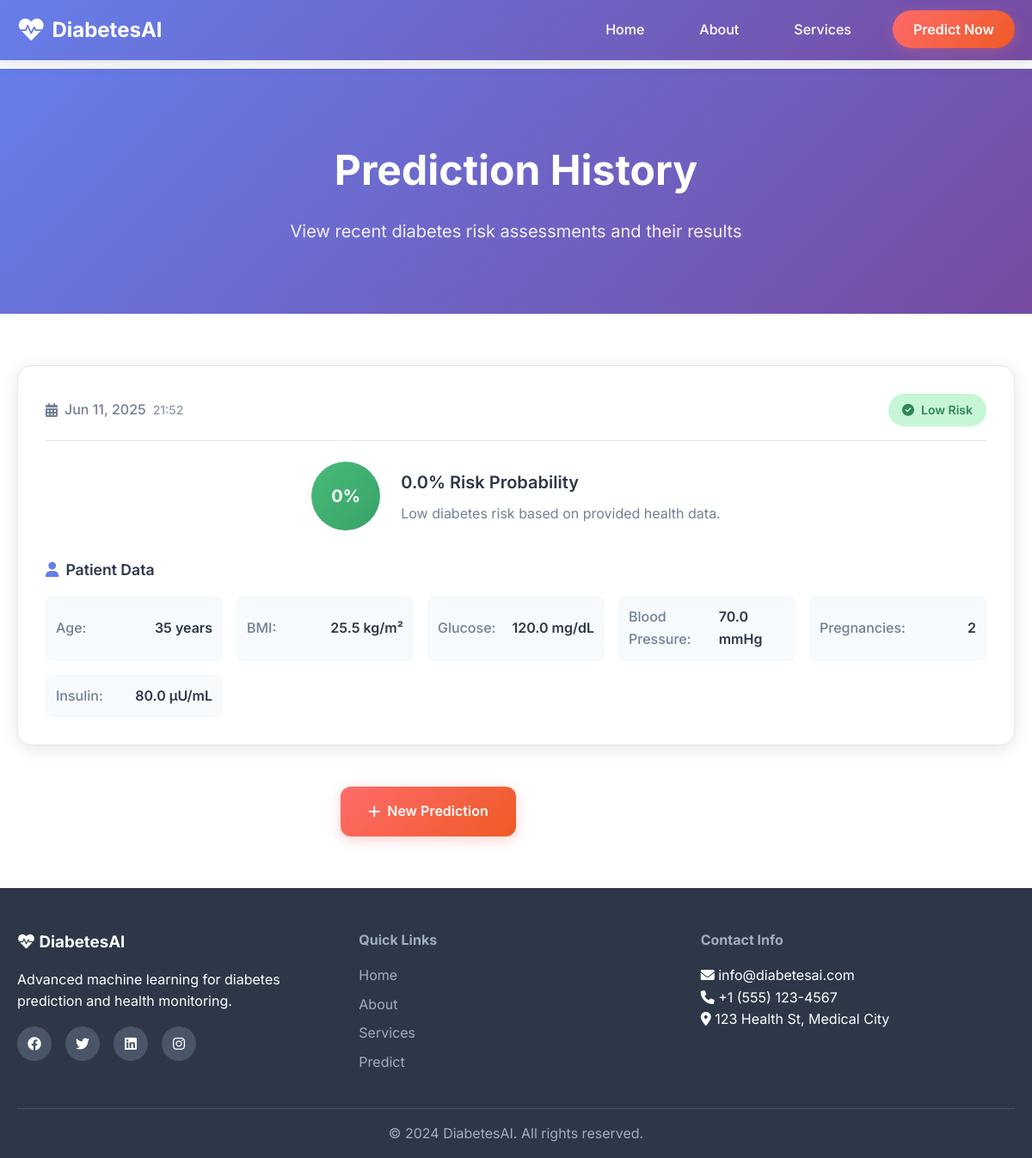
The page /history/ on the database its author committed.
### predictor/models.py (models this page shows, shortened)
class PredictionResult(models.Model):
    patient_data = models.OneToOneField(PatientData, on_delete=models.CASCADE)
    prediction = models.BooleanField(help_text="Diabetes prediction (True = Diabetic, False = Non-diabetic)")
    probability = models.FloatField(help_text="Probability of being diabetic")
    created_at = models.DateTimeField(auto_now_add=True)

class PatientData(models.Model):
    user = models.ForeignKey(User, on_delete=models.CASCADE, null=True, blank=True)
    pregnancies = models.IntegerField(help_text="Number of pregnancies")
    glucose = models.FloatField(help_text="Plasma glucose concentration")
    blood_pressure = models.FloatField(help_text="Diastolic blood pressure (mm Hg)")
    skin_thickness = models.FloatField(help_text="Triceps skin fold thickness (mm)")
    insulin = models.FloatField(help_text="2-Hour serum insulin (mu U/ml)")
    bmi = models.FloatField(help_text="Body mass index (weight in kg/(height in m)^2)")
    diabetes_pedigree = models.FloatField(help_text="Diabetes pedigree function")
    age = models.IntegerField(help_text="Age in years")
    created_at = models.DateTimeField(auto_now_add=True)

### predictor/views.py (the view)
# urls.py: path('history/', views.prediction_history, name='history'),
def prediction_history(request):
    predictions = PredictionResult.objects.all().order_by('-created_at')[:10]
    return render(request, 'predictor/history.html', {'predictions': predictions})

### predictor/templates/predictor/history.html (shortened to what this page needs)
{% extends 'predictor/base.html' %}
{% block content %}
<section class="page-hero">
    <div class="container">
        <div class="page-hero-content">
            <h1>Prediction History</h1>
            <p>View recent diabetes risk assessments and their results</p>
        </div>
    </div>
</section>
<section class="history-section">
    <div class="container">
        {% if predictions %}
            <div class="history-grid">
                {% for prediction in predictions %}
                <div class="history-card">
                    <div class="history-header">
                        <div class="history-date">
                            <i class="fas fa-calendar-alt"></i>
                            {{ prediction.created_at|date:"M d, Y" }}
                            <span class="history-time">{{ prediction.created_at|time:"H:i" }}</span>
                        </div>
                        <div class="history-result {% if prediction.prediction %}high-risk{% else %}low-risk{% endif %}">
                            {% if prediction.prediction %}
                                <i class="fas fa-exclamation-triangle"></i>
                                High Risk
                            {% else %}
                                <i class="fas fa-check-circle"></i>
                                Low Risk
                            {% endif %}
                        </div>
                    </div>
                    <div class="history-content">
                        <div class="probability-display">
                            <div class="probability-circle-small {% if prediction.prediction %}high-risk{% else %}low-risk{% endif %}">
                                {{ prediction.probability|floatformat:0 }}%
                            </div>
                            <div class="probability-info">
                                <h3>{{ prediction.probability|floatformat:1 }}% Risk Probability</h3>
                                <p>
                                    {% if prediction.probability < 0.3 %}
                                        Low diabetes risk based on provided health data.
                                    {% elif prediction.probability < 0.7 %}
                                        Moderate diabetes risk - consider lifestyle changes.
                                    {% else %}
                                        High diabetes risk - consult healthcare provider.
                                    {% endif %}
                                </p>
                            </div>
                        </div>
                        <div class="patient-data">
                            <h4><i class="fas fa-user"></i> Patient Data</h4>
                            <div class="data-grid">
                                <div class="data-item">
                                    <span class="data-label">Age:</span>
                                    <span class="data-value">{{ prediction.patient_data.age }} years</span>
                                </div>
                                <div class="data-item">
                                    <span class="data-label">BMI:</span>
                                    <span class="data-value">{{ prediction.patient_data.bmi|floatformat:1 }} kg/m²</span>
                                </div>
                                <div class="data-item">
                                    <span class="data-label">Glucose:</span>
                                    <span class="data-value">{{ prediction.patient_data.glucose|floatformat:1 }} mg/dL</span>
                                </div>
                                <div class="data-item">
                                    <span class="data-label">Blood Pressure:</span>
                                    <span class="data-value">{{ prediction.patient_data.blood_pressure|floatformat:1 }} mmHg</span>
                                </div>
                                <div class="data-item">
                                    <span class="data-label">Pregnancies:</span>
                                    <span class="data-value">{{ prediction.patient_data.pregnancies }}</span>
                                </div>
                                <div class="data-item">
                                    <span class="data-label">Insulin:</span>
                                    <span class="data-value">{{ prediction.patient_data.insulin|floatformat:1 }} μU/mL</span>
                                </div>
                            </div>
                        </div>
                    </div>
                </div>
                {% endfor %}
            </div>
            <div class="history-actions">
                <a href="{% url 'predictor:prediction_form' %}" class="btn btn-primary">
                    <i class="fas fa-plus"></i>
                    New Prediction
                </a>
                <button onclick="window.print()" class="btn btn-secondary">
                    <i class="fas fa-print"></i>
                </button>
            </div>
        {% endif %}
    </div>
</section>
{% endblock %}

### predictor/templates/predictor/base.html (shortened to what this page needs)
<!DOCTYPE html>
<html lang="en">
<head>
    {% load static %}
    <link rel="stylesheet" href="{% static 'predictor/css/style.css' %}">
    <link href="https://cdnjs.cloudflare.com/ajax/libs/font-awesome/6.0.0/css/all.min.css" rel="stylesheet">
</head>
<body>
    <nav class="navbar">
        <div class="nav-container">
            <div class="nav-logo">
                <i class="fas fa-heartbeat"></i>
                <span>DiabetesAI</span>
            </div>
            <ul class="nav-menu">
                <li class="nav-item">
                    <a href="{% url 'predictor:home' %}" class="nav-link">Home</a>
                </li>
                <li class="nav-item">
                    <a href="{% url 'predictor:about' %}" class="nav-link">About</a>
                </li>
                <li class="nav-item">
                    <a href="{% url 'predictor:services' %}" class="nav-link">Services</a>
                </li>
                <li class="nav-item">
                    <a href="{% url 'predictor:prediction_form' %}" class="nav-link btn-predict">Predict Now</a>
                </li>
            </ul>
        </div>
    </nav>
    <main>
        {% block content %}
        {% endblock %}
    </main>
    <footer class="footer">
        <div class="footer-container">
            <div class="footer-content">
                <div class="footer-section">
                    <h3><i class="fas fa-heartbeat"></i> DiabetesAI</h3>
                    <p>Advanced machine learning for diabetes prediction and health monitoring.</p>
                    <div class="social-links">
                        <a href="#"><i class="fab fa-facebook"></i></a>
                        <a href="#"><i class="fab fa-twitter"></i></a>
                        <a href="#"><i class="fab fa-linkedin"></i></a>
                        <a href="#"><i class="fab fa-instagram"></i></a>
                    </div>
                </div>
                <div class="footer-section">
                    <h4>Quick Links</h4>
                    <ul>
                        <li><a href="{% url 'predictor:home' %}">Home</a></li>
                        <li><a href="{% url 'predictor:about' %}">About</a></li>
                        <li><a href="{% url 'predictor:services' %}">Services</a></li>
                        <li><a href="{% url 'predictor:prediction_form' %}">Predict</a></li>
                    </ul>
                </div>
                <div class="footer-section">
                    <h4>Contact Info</h4>
                    <div class="contact-info">
                        <p><i class="fas fa-envelope"></i> info@diabetesai.com</p>
                        <p><i class="fas fa-phone"></i> +1 (555) 123-4567</p>
                        <p><i class="fas fa-map-marker-alt"></i> 123 Health St, Medical City</p>
                    </div>
                </div>
            </div>
            <div class="footer-bottom">
                <p>&copy; 2024 DiabetesAI. All rights reserved.</p>
            </div>
        </div>
    </footer>
</body>
</html>

### predictor/static/predictor/css/style.css (style rules this page uses)
* { margin: 0; padding: 0; box-sizing: border-box; }
body { font-family: 'Inter', -apple-system, BlinkMacSystemFont, 'Segoe UI', Roboto, sans-serif; line-height: 1.6; color: #333; background-color: #f8fafc; }
.container { max-width: 1200px; margin: 0 auto; padding: 0 20px; }
.navbar { background: linear-gradient(135deg, #667eea 0%, #764ba2 100%); padding: 1rem 0; position: fixed; top: 0; width: 100%; z-index: 1000; box-shadow: 0 2px 20px rgba(0,0,0,0.1); }
.nav-container { max-width: 1200px; margin: 0 auto; padding: 0 20px; display: flex; justify-content: space-between; align-items: center; }
.nav-logo { display: flex; align-items: center; font-size: 1.5rem; font-weight: 700; color: white; text-decoration: none; }
.nav-logo i { margin-right: 0.5rem; font-size: 1.8rem; }
.nav-menu { display: flex; list-style: none; align-items: center; }
.nav-item { margin-left: 2rem; }
.nav-link { color: white; text-decoration: none; font-weight: 500; transition: all 0.3s ease; padding: 0.5rem 1rem; border-radius: 8px; }
.btn-predict { background: linear-gradient(135deg, #ff6b6b 0%, #ee5a24 100%); color: white !important; padding: 0.75rem 1.5rem !important; border-radius: 25px; font-weight: 600; box-shadow: 0 4px 15px rgba(255,107,107,0.3); }
main { margin-top: 80px; }
.btn { display: inline-flex; align-items: center; gap: 0.5rem; padding: 1rem 2rem; border: none; border-radius: 12px; font-weight: 600; text-decoration: none; transition: all 0.3s ease; cursor: pointer; font-size: 1rem; }
.btn-primary { background: linear-gradient(135deg, #ff6b6b 0%, #ee5a24 100%); color: white; box-shadow: 0 4px 15px rgba(255,107,107,0.3); }
.btn-secondary { background: rgba(255,255,255,0.1); color: white; border: 2px solid rgba(255,255,255,0.3); }
.page-hero { background: linear-gradient(135deg, #667eea 0%, #764ba2 100%); color: white; padding: 80px 0; text-align: center; }
.page-hero-content h1 { font-size: 3rem; font-weight: 700; margin-bottom: 1rem; }
.page-hero-content p { font-size: 1.25rem; opacity: 0.9; }
section { padding: 80px 0; }
.probability-display { display: flex; align-items: center; justify-content: center; gap: 2rem; flex-wrap: wrap; }
.footer { background: #2d3748; color: white; padding: 3rem 0 1rem; }
.footer-container { max-width: 1200px; margin: 0 auto; padding: 0 20px; }
.footer-content { display: grid; grid-template-columns: repeat(auto-fit, minmax(250px, 1fr)); gap: 2rem; margin-bottom: 2rem; }
.footer-section h3 { margin-bottom: 1rem; color: white; }
.footer-section h4 { margin-bottom: 1rem; color: #a0aec0; }
.footer-section ul { list-style: none; }
.footer-section ul li { margin-bottom: 0.5rem; }
.footer-section ul li a { color: #a0aec0; text-decoration: none; transition: color 0.3s ease; }
.social-links { display: flex; gap: 1rem; margin-top: 1rem; }
.social-links a { width: 40px; height: 40px; background: #4a5568; border-radius: 50%; display: flex; align-items: center; justify-content: center; color: white; text-decoration: none; transition: all 0.3s ease; }
.footer-bottom { border-top: 1px solid #4a5568; padding-top: 1rem; text-align: center; color: #a0aec0; }

### rows shown on the page
PredictionResult: created_at "Jun 11, 2025", created_at "21:52", prediction False (drawn), probability "0", probability "0.0", shows "Low diabetes risk based on provided health data.", patient_data.age "35", patient_data.bmi "25.5", patient_data.glucose "120.0", patient_data.blood_pressure "70.0", patient_data.pregnancies "2", patient_data.insulin "80.0"
